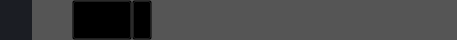
        <widget class="QFrame" name="frame_top">
         <property name="minimumSize">
          <size>
           <width>0</width>
           <height>40</height>
          </size>
         </property>
         <property name="maximumSize">
          <size>
           <width>16777215</width>
           <height>40</height>
          </size>
         </property>
         <property name="styleSheet">
          <string notr="true">background-color:rgb(85, 85, 85)</string>
         </property>
         <property name="frameShape">
          <enum>QFrame::Shape::NoFrame</enum>
         </property>
         <property name="frameShadow">
          <enum>QFrame::Shadow::Raised</enum>
         </property>
         <layout class="QHBoxLayout" name="horizontalLayout_3">
          <property name="spacing">
           <number>0</number>
          </property>
          <property name="leftMargin">
           <number>0</number>
          </property>
          <property name="topMargin">
           <number>0</number>
          </property>
          <property name="rightMargin">
           <number>0</number>
          </property>
          <property name="bottomMargin">
           <number>0</number>
          </property>
          <item>
           <widget class="QFrame" name="frame_toggle">
            <property name="maximumSize">
             <size>
              <width>60</width>
              <height>16777215</height>
             </size>
            </property>
            <property name="styleSheet">
             <string notr="true"/>
            </property>
            <property name="frameShape">
             <enum>QFrame::Shape::NoFrame</enum>
            </property>
            <property name="frameShadow">
             <enum>QFrame::Shadow::Raised</enum>
            </property>
            <layout class="QVBoxLayout" name="verticalLayout_3">
             <property name="spacing">
              <number>0</number>
             </property>
             <property name="leftMargin">
              <number>0</number>
             </property>
             <property name="topMargin">
              <number>0</number>
             </property>
             <property name="rightMargin">
              <number>0</number>
             </property>
             <property name="bottomMargin">
              <number>0</number>
             </property>
             <item>
              <widget class="QPushButton" name="btn_toggle_menu">
               <property name="sizePolicy">
                <sizepolicy hsizetype="Expanding" vsizetype="Expanding">
                 <horstretch>0</horstretch>
                 <verstretch>0</verstretch>
                </sizepolicy>
               </property>
               <property name="toolTip">
                <string>&lt;html&gt;&lt;head/&gt;&lt;body&gt;&lt;p&gt;Fold/Unfold menue names&lt;/p&gt;&lt;/body&gt;&lt;/html&gt;</string>
               </property>
               <property name="styleSheet">
                <string notr="true">QPushButton {
	background-position: center;
	background-repeat: no-reperat;
	border: none;
background-color: rgb(27, 29, 35);
}
QPushButton:hover {
	background-color: rgb(33, 37, 43);
}
QPushButton:pressed {	
	background-color: gb(85, 85, 85);
}</string>
               </property>
               <property name="text">
                <string/>
               </property>
               <property name="icon">
                <iconset resource="files.qrc">
                 <normaloff>:/icons/icons/menu-main.svg</normaloff>:/icons/icons/menu-main.svg</iconset>
               </property>
              </widget>
             </item>
            </layout>
           </widget>
          </item>
          <item>
           <widget class="QFrame" name="frame_top_middle">
            <property name="maximumSize">
             <size>
              <width>16777215</width>
              <height>50</height>
             </size>
            </property>
            <property name="styleSheet">
             <string notr="true"/>
            </property>
            <property name="frameShape">
             <enum>QFrame::Shape::NoFrame</enum>
            </property>
            <property name="frameShadow">
             <enum>QFrame::Shadow::Raised</enum>
            </property>
            <layout class="QHBoxLayout" name="horizontalLayout_4">
             <property name="spacing">
              <number>0</number>
             </property>
             <property name="leftMargin">
              <number>0</number>
             </property>
             <property name="topMargin">
              <number>0</number>
             </property>
             <property name="rightMargin">
              <number>0</number>
             </property>
             <property name="bottomMargin">
              <number>0</number>
             </property>
             <item>
              <widget class="QFrame" name="frame_icon_top_bar">
               <property name="minimumSize">
                <size>
                 <width>40</width>
                 <height>40</height>
                </size>
               </property>
               <property name="maximumSize">
                <size>
                 <width>40</width>
                 <height>40</height>
                </size>
               </property>
               <property name="styleSheet">
                <string notr="true">background: transparent;
background-position: center;
background-repeat: no-repeat;
</string>
               </property>
               <property name="frameShape">
                <enum>QFrame::Shape::NoFrame</enum>
               </property>
               <property name="frameShadow">
                <enum>QFrame::Shadow::Raised</enum>
               </property>
              </widget>
             </item>
             <item>
              <widget class="QToolButton" name="toolButton_main">
               <property name="minimumSize">
                <size>
                 <width>60</width>
                 <height>40</height>
                </size>
               </property>
               <property name="maximumSize">
                <size>
                 <width>20</width>
                 <height>16777215</height>
                </size>
               </property>
               <property name="font">
                <font>
                 <pointsize>12</pointsize>
                 <bold>true</bold>
                </font>
               </property>
               <property name="styleSheet">
                <string notr="true">background: transparent;
</string>
               </property>
               <property name="text">
                <string notr="true">MENU</string>
               </property>
               <property name="iconSize">
                <size>
                 <width>40</width>
                 <height>40</height>
                </size>
               </property>
               <property name="checkable">
                <bool>false</bool>
               </property>
               <property name="popupMode">
                <enum>QToolButton::ToolButtonPopupMode::InstantPopup</enum>
               </property>
               <property name="toolButtonStyle">
                <enum>Qt::ToolButtonStyle::ToolButtonIconOnly</enum>
               </property>
               <property name="autoRaise">
                <bool>false</bool>
               </property>
               <property name="arrowType">
                <enum>Qt::ArrowType::NoArrow</enum>
               </property>
              </widget>
             </item>
             <item>
              <widget class="QToolButton" name="toolButton_help">
               <property name="minimumSize">
                <size>
                 <width>20</width>
                 <height>40</height>
                </size>
               </property>
               <property name="maximumSize">
                <size>
                 <width>20</width>
                 <height>16777215</height>
                </size>
               </property>
               <property name="font">
                <font>
                 <pointsize>12</pointsize>
                 <bold>true</bold>
                </font>
               </property>
               <property name="styleSheet">
                <string notr="true">background: transparent;
</string>
               </property>
               <property name="text">
                <string notr="true">?</string>
               </property>
               <property name="iconSize">
                <size>
                 <width>40</width>
                 <height>40</height>
                </size>
               </property>
               <property name="checkable">
                <bool>false</bool>
               </property>
               <property name="popupMode">
                <enum>QToolButton::ToolButtonPopupMode::InstantPopup</enum>
               </property>
               <property name="toolButtonStyle">
                <enum>Qt::ToolButtonStyle::ToolButtonIconOnly</enum>
               </property>
               <property name="autoRaise">
                <bool>false</bool>
               </property>
               <property name="arrowType">
                <enum>Qt::ArrowType::NoArrow</enum>
               </property>
              </widget>
             </item>
             <item>
              <spacer name="horizontalSpacer_3">
               <property name="orientation">
                <enum>Qt::Orientation::Horizontal</enum>
               </property>
               <property name="sizeType">
                <enum>QSizePolicy::Policy::Fixed</enum>
               </property>
               <property name="sizeHint" stdset="0">
                <size>
                 <width>20</width>
                 <height>0</height>
                </size>
               </property>
              </spacer>
             </item>
             <item>
              <widget class="QLabel" name="lbl_database_name">
               <property name="sizePolicy">
                <sizepolicy hsizetype="Minimum" vsizetype="Preferred">
                 <horstretch>0</horstretch>
                 <verstretch>0</verstretch>
                </sizepolicy>
               </property>
               <property name="minimumSize">
                <size>
                 <width>40</width>
                 <height>20</height>
                </size>
               </property>
               <property name="maximumSize">
                <size>
                 <width>16777215</width>
                 <height>30</height>
                </size>
               </property>
               <property name="font">
                <font>
                 <pointsize>10</pointsize>
                 <bold>true</bold>
                </font>
               </property>
               <property name="toolTip">
                <string/>
               </property>
               <property name="styleSheet">
                <string notr="true"/>
               </property>
               <property name="frameShape">
                <enum>QFrame::Shape::NoFrame</enum>
               </property>
               <property name="frameShadow">
                <enum>QFrame::Shadow::Plain</enum>
               </property>
               <property name="text">
                <string/>
               </property>
               <property name="alignment">
                <set>Qt::AlignmentFlag::AlignCenter</set>
               </property>
               <property name="margin">
                <number>5</number>
               </property>
               <property name="indent">
                <number>10</number>
               </property>
              </widget>
             </item>
             <item>
              <spacer name="horizontalSpacer_4">
               <property name="orientation">
                <enum>Qt::Orientation::Horizontal</enum>
               </property>
               <property name="sizeType">
                <enum>QSizePolicy::Policy::Expanding</enum>
               </property>
               <property name="sizeHint" stdset="0">
                <size>
                 <width>100</width>
                 <height>20</height>
                </size>
               </property>
              </spacer>
             </item>
             <item>
              <widget class="QLabel" name="label_title_bar_top">
               <property name="sizePolicy">
                <sizepolicy hsizetype="Minimum" vsizetype="Preferred">
                 <horstretch>0</horstretch>
                 <verstretch>0</verstretch>
                </sizepolicy>
               </property>
               <property name="maximumSize">
                <size>
                 <width>200</width>
                 <height>25</height>
                </size>
               </property>
               <property name="font">
                <font>
                 <family>Segoe UI</family>
                 <pointsize>19</pointsize>
                 <bold>true</bold>
                </font>
               </property>
               <property name="toolTip">
                <string/>
               </property>
               <property name="styleSheet">
                <string notr="true"/>
               </property>
               <property name="text">
                <string/>
               </property>
               <property name="pixmap">
                <pixmap resource="files.qrc">:/icons/icons/WISDAM_Aligned Logo_White.svg</pixmap>
               </property>
               <property name="scaledContents">
                <bool>true</bool>
               </property>
               <property name="alignment">
                <set>Qt::AlignmentFlag::AlignRight|Qt::AlignmentFlag::AlignTrailing|Qt::AlignmentFlag::AlignVCenter</set>
               </property>
              </widget>
             </item>
             <item>
              <spacer name="horizontalSpacer_5">
               <property name="orientation">
                <enum>Qt::Orientation::Horizontal</enum>
               </property>
               <property name="sizeType">
                <enum>QSizePolicy::Policy::Minimum</enum>
               </property>
               <property name="sizeHint" stdset="0">
                <size>
                 <width>10</width>
                 <height>20</height>
                </size>
               </property>
              </spacer>
             </item>
            </layout>
           </widget>
          </item>
          <item>
           <widget class="QFrame" name="frame_btns_right">
            <property name="sizePolicy">
             <sizepolicy hsizetype="Expanding" vsizetype="Preferred">
              <horstretch>0</horstretch>
              <verstretch>0</verstretch>
             </sizepolicy>
            </property>
            <property name="maximumSize">
             <size>
              <width>120</width>
              <height>16777215</height>
             </size>
            </property>
            <property name="frameShape">
             <enum>QFrame::Shape::NoFrame</enum>
            </property>
            <property name="frameShadow">
             <enum>QFrame::Shadow::Raised</enum>
            </property>
            <layout class="QHBoxLayout" name="horizontalLayout_5">
             <property name="spacing">
              <number>0</number>
             </property>
             <property name="leftMargin">
              <number>0</number>
             </property>
             <property name="topMargin">
              <number>0</number>
             </property>
             <property name="rightMargin">
              <number>0</number>
             </property>
             <property name="bottomMargin">
              <number>0</number>
             </property>
             <item>
              <widget class="QPushButton" name="btn_minimize">
               <property name="sizePolicy">
                <sizepolicy hsizetype="Minimum" vsizetype="Expanding">
                 <horstretch>0</horstretch>
                 <verstretch>0</verstretch>
                </sizepolicy>
               </property>
               <property name="minimumSize">
                <size>
                 <width>40</width>
                 <height>0</height>
                </size>
               </property>
               <property name="maximumSize">
                <size>
                 <width>40</width>
                 <height>16777215</height>
                </size>
               </property>
               <property name="toolTip">
                <string>Minimize</string>
               </property>
               <property name="styleSheet">
                <string notr="true">QPushButton {	
	border: none;
	background-color: transparent;
}
QPushButton:hover {
	background-color: rgb(52, 59, 72);
}
QPushButton:pressed {	
	background-color: rgb(85, 170, 255);
}
</string>
               </property>
               <property name="text">
                <string notr="true"/>
               </property>
               <property name="icon">
                <iconset resource="files.qrc">
                 <normaloff>:/icons/icons/ico-window-minimize.png</normaloff>:/icons/icons/ico-window-minimize.png</iconset>
               </property>
              </widget>
             </item>
             <item>
              <widget class="QPushButton" name="btn_maximize_restore">
               <property name="sizePolicy">
                <sizepolicy hsizetype="Minimum" vsizetype="Expanding">
                 <horstretch>0</horstretch>
                 <verstretch>0</verstretch>
                </sizepolicy>
               </property>
               <property name="minimumSize">
                <size>
                 <width>40</width>
                 <height>0</height>
                </size>
               </property>
               <property name="maximumSize">
                <size>
                 <width>40</width>
                 <height>16777215</height>
                </size>
               </property>
               <property name="toolTip">
                <string>Maximize</string>
               </property>
               <property name="styleSheet">
                <string notr="true">QPushButton {	
	border: none;
	background-color: transparent;
}
QPushButton:hover {
	background-color: rgb(52, 59, 72);
}
QPushButton:pressed {	
	background-color: rgb(85, 170, 255);
}
</string>
               </property>
               <property name="text">
                <string notr="true"/>
               </property>
               <property name="icon">
                <iconset resource="files.qrc">
                 <normaloff>:/icons/icons/ico-window-maximize.png</normaloff>:/icons/icons/ico-window-maximize.png</iconset>
               </property>
              </widget>
             </item>
             <item>
              <widget class="QPushButton" name="btn_close">
               <property name="sizePolicy">
                <sizepolicy hsizetype="Minimum" vsizetype="Expanding">
                 <horstretch>0</horstretch>
                 <verstretch>0</verstretch>
                </sizepolicy>
               </property>
               <property name="minimumSize">
                <size>
                 <width>40</width>
                 <height>0</height>
                </size>
               </property>
               <property name="maximumSize">
                <size>
                 <width>40</width>
                 <height>16777215</height>
                </size>
               </property>
               <property name="toolTip">
                <string>&lt;html&gt;&lt;head/&gt;&lt;body&gt;&lt;p&gt;Close&lt;/p&gt;&lt;/body&gt;&lt;/html&gt;</string>
               </property>
               <property name="styleSheet">
                <string notr="true">QPushButton {	
	border: none;
	background-color: transparent;
}
QPushButton:hover {
	background-color: rgb(150, 40, 23);
}
QPushButton:pressed {	
	background-color: rgb(250, 39, 10);
}</string>
               </property>
               <property name="text">
                <string notr="true"/>
               </property>
               <property name="icon">
                <iconset resource="files.qrc">
                 <normaloff>:/icons/icons/ico-x.png</normaloff>:/icons/icons/ico-x.png</iconset>
               </property>
              </widget>
             </item>
            </layout>
           </widget>
          </item>
         </layout>
        </widget>
